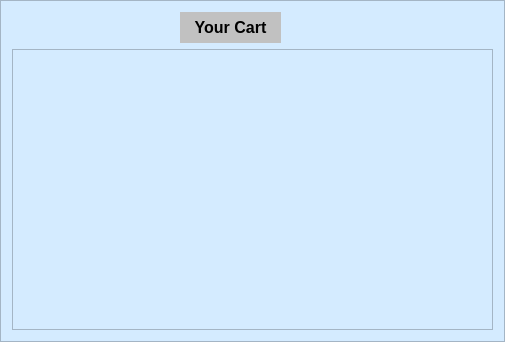
           <widget class="QFrame" name="frame_2">
            <property name="minimumSize">
             <size>
              <width>501</width>
              <height>341</height>
             </size>
            </property>
            <property name="styleSheet">
             <string notr="true">background-color: rgb(212, 235, 255);</string>
            </property>
            <property name="frameShape">
             <enum>QFrame::StyledPanel</enum>
            </property>
            <property name="frameShadow">
             <enum>QFrame::Raised</enum>
            </property>
            <layout class="QGridLayout" name="gridLayout_6">
             <item row="0" column="0">
              <spacer name="horizontalSpacer">
               <property name="orientation">
                <enum>Qt::Horizontal</enum>
               </property>
               <property name="sizeHint" stdset="0">
                <size>
                 <width>156</width>
                 <height>20</height>
                </size>
               </property>
              </spacer>
             </item>
             <item row="0" column="1">
              <widget class="QLabel" name="TotalCosCumparaturi_2">
               <property name="minimumSize">
                <size>
                 <width>101</width>
                 <height>31</height>
                </size>
               </property>
               <property name="font">
                <font>
                 <pointsize>12</pointsize>
                 <bold>true</bold>
                </font>
               </property>
               <property name="styleSheet">
                <string notr="true">background-color: rgb(193, 193, 193);
color: rgb(0, 0, 0);</string>
               </property>
               <property name="text">
                <string>Your Cart</string>
               </property>
               <property name="alignment">
                <set>Qt::AlignCenter</set>
               </property>
              </widget>
             </item>
             <item row="0" column="2">
              <spacer name="horizontalSpacer_2">
               <property name="orientation">
                <enum>Qt::Horizontal</enum>
               </property>
               <property name="sizeHint" stdset="0">
                <size>
                 <width>206</width>
                 <height>20</height>
                </size>
               </property>
              </spacer>
             </item>
             <item row="1" column="0" colspan="3">
              <widget class="QScrollArea" name="scrollArea_2">
               <property name="minimumSize">
                <size>
                 <width>481</width>
                 <height>281</height>
                </size>
               </property>
               <property name="widgetResizable">
                <bool>true</bool>
               </property>
               <widget class="QWidget" name="scrollContents_4">
                <property name="geometry">
                 <rect>
                  <x>0</x>
                  <y>0</y>
                  <width>479</width>
                  <height>297</height>
                 </rect>
                </property>
               </widget>
              </widget>
             </item>
            </layout>
           </widget>
